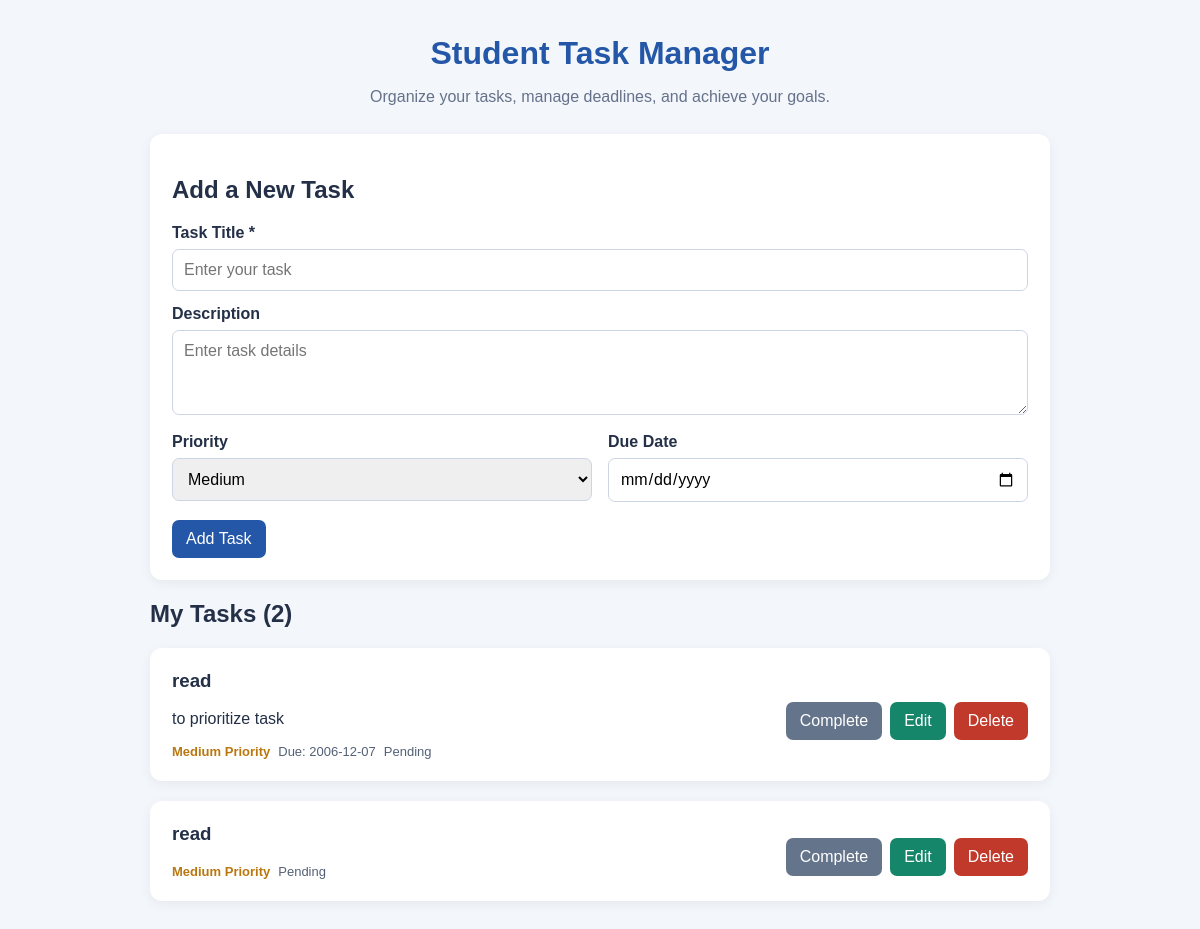
The page / on the database its author committed.
### tables this page shows
CREATE TABLE tasks (
                id INTEGER PRIMARY KEY AUTOINCREMENT,
                title TEXT NOT NULL,
                description TEXT,
                priority TEXT NOT NULL DEFAULT 'Medium',
                due_date TEXT,
                completed INTEGER NOT NULL DEFAULT 0
            );

### app.py (the view)
@app.route("/")
def index():
    with get_db_connection() as conn:
        tasks = conn.execute(
            "SELECT * FROM tasks ORDER BY id DESC"
        ).fetchall()
    return render_template("index.html", tasks=tasks)

### app.py (called while the page is built)
def get_db_connection():
    conn = sqlite3.connect(DATABASE)
    conn.row_factory = sqlite3.Row
    return conn

### templates/index.html (shortened to what this page needs)
<!DOCTYPE html>
<html lang="en">
<head>
    <link rel="stylesheet" href="{{ url_for('static', filename='style.css') }}">
</head>
<body>
    <div class="container">
        <header>
            <h1>Student Task Manager</h1>
            <p>Organize your tasks, manage deadlines, and achieve your goals.</p>
        </header>
        <section class="card">
            <h2>Add a New Task</h2>
            <form action="{{ url_for('add_task') }}" method="POST">
                <label for="title">Task Title *</label>
                <input type="text" id="title" name="title"
                       placeholder="Enter your task" required>
                <label for="description">Description</label>
                <textarea id="description" name="description"
                          placeholder="Enter task details"></textarea>
                <div class="form-row">
                    <div>
                        <label for="priority">Priority</label>
                        <select id="priority" name="priority">
                            <option value="Medium" selected>Medium</option>
                        </select>
                    </div>
                    <div>
                        <label for="due_date">Due Date</label>
                        <input type="date" id="due_date" name="due_date">
                    </div>
                </div>
                <button type="submit">Add Task</button>
            </form>
        </section>
        <section class="task-section">
            <h2>My Tasks ({{ tasks|length }})</h2>
            {% if tasks %}
                {% for task in tasks %}
                    <article class="task-card {% if task['completed'] %}completed{% endif %}">
                        <div class="task-info">
                            <h3>{{ task['title'] }}</h3>
                            {% if task['description'] %}
                                <p>{{ task['description'] }}</p>
                            {% endif %}
                            <div class="task-meta">
                                <span class="priority {{ task['priority']|lower }}">
                                    {{ task['priority'] }} Priority
                                </span>
                                {% if task['due_date'] %}
                                    <span>Due: {{ task['due_date'] }}</span>
                                {% endif %}
                                <span>
                                    {{ 'Completed' if task['completed'] else 'Pending' }}
                                </span>
                            </div>
                        </div>
                        <div class="actions">
                            <form action="{{ url_for('toggle_task', task_id=task['id']) }}"
                                  method="POST">
                                <button type="submit" class="secondary">
                                    {{ 'Mark Pending' if task['completed'] else 'Complete' }}
                                </button>
                            </form>
                            <a class="button edit"
                               href="{{ url_for('edit_task', task_id=task['id']) }}">
                                Edit
                            </a>
                            <form action="{{ url_for('delete_task', task_id=task['id']) }}"
                                  method="POST"
                                  onsubmit="return confirm('Delete this task?');">
                                <button type="submit" class="danger">Delete</button>
                            </form>
                        </div>
                    </article>
                {% endfor %}
            {% else %}
                <div class="empty-state">
                    <p>No tasks yet. Add your first task above!</p>
                </div>
            {% endif %}
        </section>
    </div>
</body>
</html>

### static/style.css (style rules this page uses)
* { box-sizing: border-box; }
body { margin: 0; font-family: Arial, sans-serif; background: #f3f6fb; color: #243047; }
.container { width: 90%; max-width: 900px; margin: 35px auto; }
header { text-align: center; margin-bottom: 28px; }
header h1 { color: #2457a7; margin-bottom: 8px; }
header p { color: #65728a; }
.card, .task-card, .empty-state { background: white; padding: 22px; border-radius: 12px; margin-bottom: 20px; box-shadow: 0 3px 12px rgba(0, 0, 0, 0.06); }
label { display: block; font-weight: bold; margin: 14px 0 7px; }
input, textarea, select { width: 100%; padding: 11px; border: 1px solid #ccd5e2; border-radius: 7px; font: inherit; }
textarea { min-height: 85px; resize: vertical; }
.form-row { display: grid; grid-template-columns: 1fr 1fr; gap: 16px; }
button, .button { display: inline-block; border: none; border-radius: 7px; padding: 10px 14px; background: #2457a7; color: white; font: inherit; text-decoration: none; cursor: pointer; }
.card button { margin-top: 18px; }
.task-card { display: flex; justify-content: space-between; align-items: center; gap: 18px; }
.task-info { overflow-wrap: anywhere; }
.task-info h3 { margin-top: 0; }
.task-meta, .actions { display: flex; flex-wrap: wrap; align-items: center; gap: 8px; margin-top: 12px; }
.task-meta span { font-size: 13px; color: #536176; }
.priority { font-weight: bold; }
.priority.medium { color: #b9770e; }
.secondary { background: #64748b; }
.edit { background: #16866b; }
.danger { background: #c0392b; }

### rows shown on the page
tasks: title "read", description "to prioritize task", priority "Medium", due_date "2006-12-07", completed "Pending", completed "Complete"
tasks: title "read", priority "Medium", completed "Pending", completed "Complete"

### other values the page prints
{{ tasks|length }} "2"
